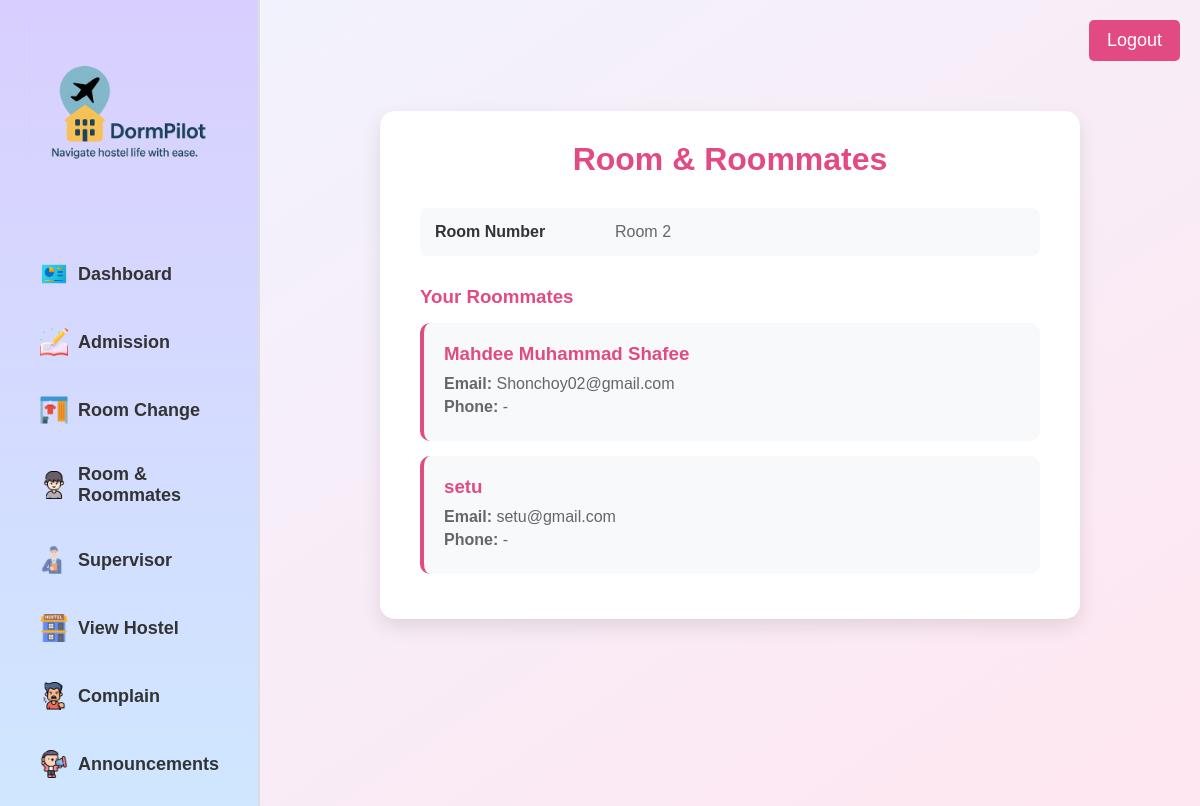
Screenshot of /student_roommates.php (signed in) with the database file from the repository.
### tables this page shows
CREATE TABLE `rooms` (
  `id` int(11) NOT NULL,
  `room_number` varchar(50) NOT NULL,
  `block` varchar(50) DEFAULT NULL,
  `capacity` int(11) NOT NULL,
  `occupancy` int(11) DEFAULT 0,
  `status` varchar(20) DEFAULT 'available',
  `image` varchar(255) DEFAULT NULL,
  `created_at` timestamp NOT NULL DEFAULT current_timestamp()
);

CREATE TABLE `users` (
  `id` int(11) NOT NULL,
  `fullname` varchar(100) NOT NULL,
  `email` varchar(100) NOT NULL,
  `password` varchar(255) NOT NULL,
  `role` varchar(20) DEFAULT 'student',
  `phone` varchar(20) DEFAULT NULL,
  `block` varchar(50) DEFAULT NULL,
  `photo` varchar(255) DEFAULT NULL,
  `nid_number` varchar(50) DEFAULT NULL,
  `nid_photo` varchar(255) DEFAULT NULL,
  `gender` varchar(10) DEFAULT NULL
);

### student_roommates.php (the view, shortened to what this page needs)
<?php
include "db.php";
$user_id = $_SESSION["user_id"];
$room_query = "SELECT r.room_number
               FROM room_assignments ra
               JOIN rooms r ON ra.room_id = r.id
               WHERE ra.user_id = $user_id
               LIMIT 1";
$room_result = $conn->query($room_query);
$room = null;
if($room_result && $room_result->num_rows > 0){
    $room = $room_result->fetch_assoc()["room_number"];
} else {
    $profile = $conn->query("SELECT room FROM profile WHERE user_id = $user_id")->fetch_assoc();
    $room = $profile["room"] ?? null;
}
$roommates = null;
if($room){
    $room_id_query = $conn->query("SELECT id FROM rooms WHERE room_number = '".$conn->real_escape_string($room)."' LIMIT 1");
    if($room_id_query && $room_id_query->num_rows > 0){
        $room_id = $room_id_query->fetch_assoc()["id"];
        $roommates = $conn->query("SELECT u.id, u.fullname, u.email, u.phone
                                   FROM users u
                                   JOIN room_assignments ra ON u.id = ra.user_id
                                   WHERE ra.room_id = $room_id AND u.id != $user_id");
    }
}
?>
<!DOCTYPE html>
<html lang="en">
<head>
</head>
<body>
<div class="sidebar">
    <img src="logo.png" class="logo" alt="Logo">
    <a href="student_dashboard.php"><img src="icons/dashboard.png" class="menu-icon">Dashboard</a>
    <a href="student_admission.php"><img src="icons/admission.png" class="menu-icon">Admission</a>
    <a href="student_room_change.php"><img src="icons/room.png" class="menu-icon">Room Change</a>
    <a href="student_roommates.php"><img src="icons/profile.png" class="menu-icon">Room & Roommates</a>
    <a href="student_chat.php"><img src="icons/supervisor.png" class="menu-icon">Supervisor</a>
    <a href="student_hostel.php"><img src="icons/hostel.png" class="menu-icon">View Hostel</a>
    <a href="student_complaints.php"><img src="icons/complain.png" class="menu-icon">Complain</a>
    <a href="student_announcements.php"><img src="icons/announcement.png" class="menu-icon">Announcements</a>
</div>
<div class="main-content">
    <div class="top-bar">
        <form action="logout.php" method="post">
            <button class="logout">Logout</button>
        </form>
    </div>
    <div class="room-info-box">
        <h2>Room & Roommates</h2>
        <div class="info-row">
            <label>Room Number</label>
            <p><?php echo $room ? htmlspecialchars($room) : "Not assigned yet"; ?></p>
        </div>
        <h3 style="margin-top:30px; margin-bottom:15px; color:#e24a84;">Your Roommates</h3>
        <?php if($room && $roommates && $roommates->num_rows > 0): ?>
            <?php while($mate = $roommates->fetch_assoc()): ?>
            <div class="roommate-card">
                <h3><?php echo htmlspecialchars($mate["fullname"]); ?></h3>
                <p><strong>Email:</strong> <?php echo htmlspecialchars($mate["email"]); ?></p>
                <p><strong>Phone:</strong> <?php echo htmlspecialchars($mate["phone"] ?? "-"); ?></p>
            </div>
            <?php endwhile; ?>
        <?php else: ?>
            <div class="roommate-card">
                <p style="color:#666;">No roommates found. <?php echo $room ? "You are the only one in this room." : "You need to be assigned to a room first."; ?></p>
            </div>
        <?php endif; ?>
    </div>
</div>
</body>
</html>

### student_roommates.php (style rules this page uses)
* { box-sizing:border-box; margin:0; padding:0; font-family: Arial; }
body { display:flex; min-height:100vh; background: linear-gradient(to bottom right, #f0f4ff, #ffe6f0); }
.sidebar { width:260px; background: linear-gradient(to bottom, #d9cfff, #cfe7ff); display:flex; flex-direction:column; align-items:center; padding:20px; border-right:2px solid #ddd; }
.sidebar img.logo { width:200px; margin-bottom:20px; }
.sidebar a { width:100%; display:flex; align-items:center; padding:14px 20px; text-decoration:none; color:#333; font-weight:bold; font-size:18px; border-radius:6px; margin:6px 0; }
.sidebar img.menu-icon { width:28px; margin-right:10px; }
.main-content { flex:1; padding:20px; }
.top-bar { display:flex; justify-content:flex-end; margin-bottom:20px; }
.logout { background:#e24a84; color:#fff; border:none; padding:10px 18px; font-size:18px; border-radius:5px; cursor:pointer; }
.room-info-box { max-width:700px; margin:50px auto; background:#fff; padding:30px 40px; border-radius:15px; box-shadow:0 8px 20px rgba(0,0,0,0.1); }
.room-info-box h2 { text-align:center; margin-bottom:30px; color:#e24a84; font-size:32px; }
.info-row { display:flex; align-items:center; margin-bottom:18px; padding:15px; background:#f8f9fa; border-radius:8px; }
.info-row label { width:180px; font-weight:bold; font-size:16px; color:#333; }
.info-row p { flex:1; font-size:16px; color:#666; }
.roommate-card { background:#f8f9fa; padding:20px; border-radius:10px; margin-bottom:15px; border-left:4px solid #e24a84; }
.roommate-card h3 { color:#e24a84; margin-bottom:10px; }
.roommate-card p { color:#666; margin:5px 0; }

### rows the page displays
rooms: room_number "Room 2"
users: fullname "Mahdee Muhammad Shafee", email "Shonchoy02@gmail.com", phone "-"
users: fullname "setu", email "setu@gmail.com", phone "-"
